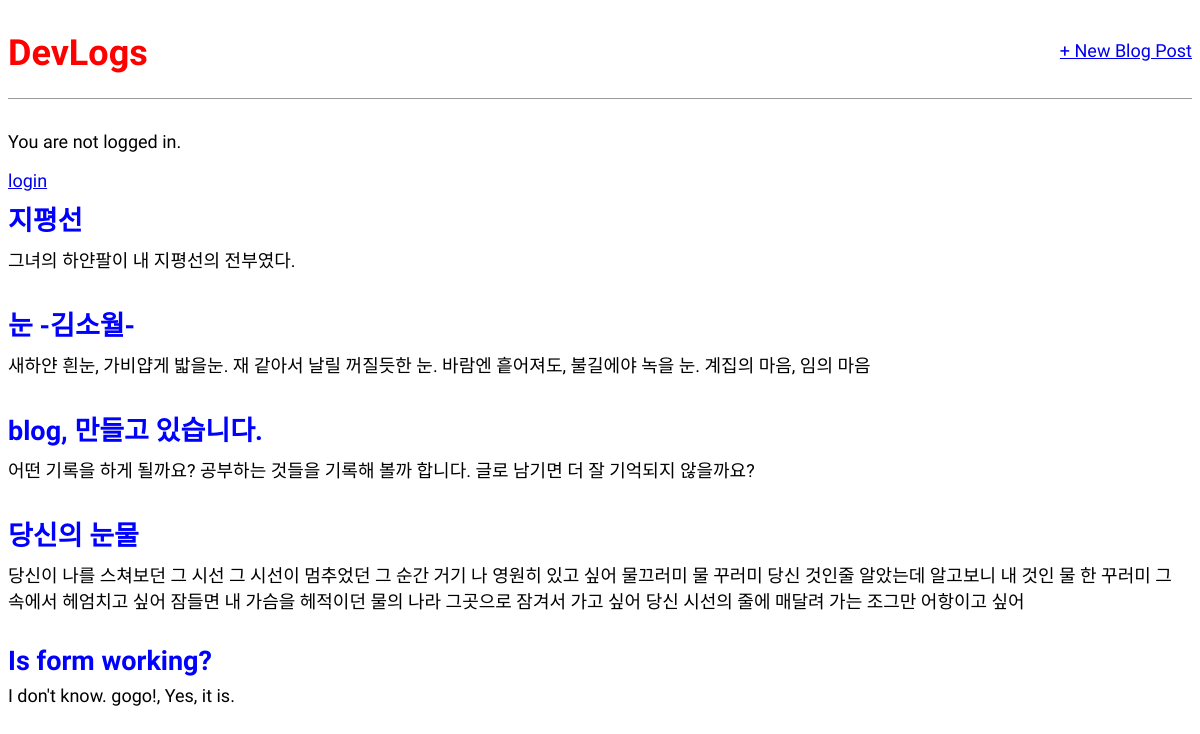
The page / on the database its author committed.
### blog/models.py (models this page shows, shortened)
class Post(models.Model):
    title = models.CharField(max_length=200)
    author = models.ForeignKey(
        'auth.User',
        on_delete=models.CASCADE,
    )
    body = models.TextField()

### blog/views.py (the view)
# urls.py: path('', views.BlogListView.as_view(), name='home'),
class BlogListView(ListView):
    model = Post
    template_name = 'home.html'

### templates/home.html
{% extends 'base.html' %}
{% block content %}
    {% for post in object_list %}
        <div class="post-entry">
            <h2><a href="{% url 'post_detail' post.pk %}">{{ post.title }}</a></h2>
            <p>{{ post.body }}</p>
        </div>
    {% endfor %}
{% endblock content %}

### static/css/base.css (style rules this page uses)
body { font-family: 'Source Sans Pro', sans-serif; font-size: 18px; }
.post-entry { margin-bottom: 2rem; }
.post-entry h2 { margin: .5rem 0; }
.post-entry h2 a, .post-entry h2 a:visited { color: blue; text-decoration: none; }
.post-entry p { margin: 0; font-weight: 400; }

### rows shown on the page
Post: title "지평선", body "그녀의 하얀팔이 내 지평선의 전부였다."
Post: title "눈 -김소월-", body "새하얀 흰눈, 가비얍게 밟을눈. 재 같아서 날릴 꺼질듯한 눈. 바람엔 흩어져도, 불길에야 녹을 눈. 계집의 마음, 임의 마음"
Post: title "blog, 만들고 있습니다.", body "어떤 기록을 하게 될까요? 공부하는 것들을 기록해 볼까 합니다. 글로 남기면 더 잘 기억되지 않을까요?"
Post: title "당신의 눈물", body "당신이 나를 스쳐보던 그 시선 그 시선이 멈추었던 그 순간 거기 나 영원히 있고 싶어 물끄러미 물 꾸러미 당신 것인줄 알았는데 알고보니 내 것인 물 한 꾸러미 그 속에서 헤엄치고 싶어 잠들면 내 가슴을 헤적이던 물의 나라 그곳으로 잠겨서 가고 싶어 당신 시선의 줄에 매달려 가는 조그만 어항이고 싶어"
Post: title "Is form working?", body "I don't know. gogo!, Yes, it is."
